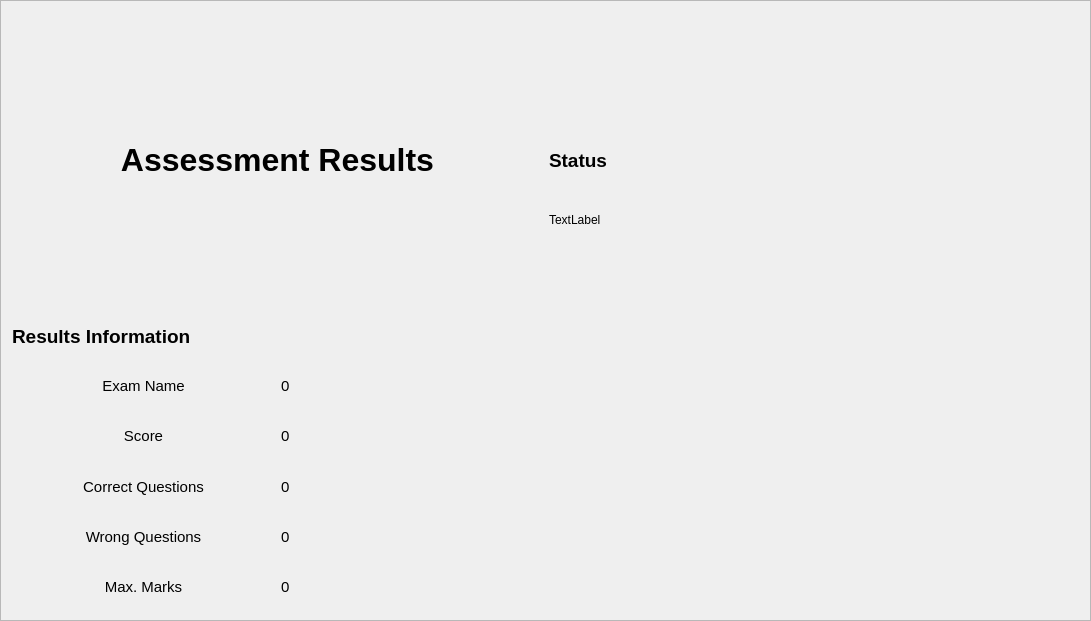
               <widget class="QFrame" name="frame_results">
                <property name="geometry">
                 <rect>
                  <x>0</x>
                  <y>0</y>
                  <width>1091</width>
                  <height>621</height>
                 </rect>
                </property>
                <property name="frameShape">
                 <enum>QFrame::StyledPanel</enum>
                </property>
                <property name="frameShadow">
                 <enum>QFrame::Raised</enum>
                </property>
                <layout class="QHBoxLayout" name="horizontalLayout_36">
                 <item>
                  <layout class="QHBoxLayout" name="horizontalLayout_35">
                   <item>
                    <layout class="QVBoxLayout" name="verticalLayout_19">
                     <item>
                      <layout class="QVBoxLayout" name="verticalLayout_21">
                       <item>
                        <widget class="QLabel" name="label_13">
                         <property name="minimumSize">
                          <size>
                           <width>0</width>
                           <height>200</height>
                          </size>
                         </property>
                         <property name="font">
                          <font>
                           <pointsize>24</pointsize>
                           <bold>true</bold>
                          </font>
                         </property>
                         <property name="text">
                          <string>Assessment Results</string>
                         </property>
                         <property name="alignment">
                          <set>Qt::AlignCenter</set>
                         </property>
                        </widget>
                       </item>
                       <item>
                        <layout class="QHBoxLayout" name="horizontalLayout_37">
                         <item>
                          <layout class="QVBoxLayout" name="verticalLayout_22">
                           <item>
                            <widget class="QLabel" name="label_21">
                             <property name="font">
                              <font>
                               <pointsize>14</pointsize>
                               <bold>true</bold>
                              </font>
                             </property>
                             <property name="text">
                              <string>Results Information</string>
                             </property>
                            </widget>
                           </item>
                           <item>
                            <widget class="QLabel" name="label_20">
                             <property name="font">
                              <font>
                               <pointsize>11</pointsize>
                              </font>
                             </property>
                             <property name="text">
                              <string>Exam Name</string>
                             </property>
                             <property name="alignment">
                              <set>Qt::AlignCenter</set>
                             </property>
                            </widget>
                           </item>
                           <item>
                            <widget class="QLabel" name="label_26">
                             <property name="font">
                              <font>
                               <pointsize>11</pointsize>
                              </font>
                             </property>
                             <property name="text">
                              <string>Score</string>
                             </property>
                             <property name="alignment">
                              <set>Qt::AlignCenter</set>
                             </property>
                            </widget>
                           </item>
                           <item>
                            <widget class="QLabel" name="label_28">
                             <property name="font">
                              <font>
                               <pointsize>11</pointsize>
                              </font>
                             </property>
                             <property name="text">
                              <string>Correct Questions</string>
                             </property>
                             <property name="alignment">
                              <set>Qt::AlignCenter</set>
                             </property>
                            </widget>
                           </item>
                           <item>
                            <widget class="QLabel" name="label_25">
                             <property name="font">
                              <font>
                               <pointsize>11</pointsize>
                              </font>
                             </property>
                             <property name="text">
                              <string>Wrong Questions</string>
                             </property>
                             <property name="alignment">
                              <set>Qt::AlignCenter</set>
                             </property>
                            </widget>
                           </item>
                           <item>
                            <widget class="QLabel" name="label_27">
                             <property name="font">
                              <font>
                               <pointsize>11</pointsize>
                              </font>
                             </property>
                             <property name="text">
                              <string>Max. Marks</string>
                             </property>
                             <property name="alignment">
                              <set>Qt::AlignCenter</set>
                             </property>
                            </widget>
                           </item>
                          </layout>
                         </item>
                         <item>
                          <layout class="QVBoxLayout" name="verticalLayout_23">
                           <item>
                            <widget class="QLabel" name="label_30">
                             <property name="text">
                              <string/>
                             </property>
                            </widget>
                           </item>
                           <item>
                            <widget class="QLabel" name="label_31">
                             <property name="font">
                              <font>
                               <pointsize>11</pointsize>
                              </font>
                             </property>
                             <property name="text">
                              <string>0</string>
                             </property>
                            </widget>
                           </item>
                           <item>
                            <widget class="QLabel" name="label_32">
                             <property name="font">
                              <font>
                               <pointsize>11</pointsize>
                              </font>
                             </property>
                             <property name="text">
                              <string>0</string>
                             </property>
                            </widget>
                           </item>
                           <item>
                            <widget class="QLabel" name="label_34">
                             <property name="font">
                              <font>
                               <pointsize>11</pointsize>
                              </font>
                             </property>
                             <property name="text">
                              <string>0</string>
                             </property>
                            </widget>
                           </item>
                           <item>
                            <widget class="QLabel" name="label_33">
                             <property name="font">
                              <font>
                               <pointsize>11</pointsize>
                              </font>
                             </property>
                             <property name="text">
                              <string>0</string>
                             </property>
                            </widget>
                           </item>
                           <item>
                            <widget class="QLabel" name="label_29">
                             <property name="font">
                              <font>
                               <pointsize>11</pointsize>
                              </font>
                             </property>
                             <property name="text">
                              <string>0</string>
                             </property>
                            </widget>
                           </item>
                          </layout>
                         </item>
                        </layout>
                       </item>
                      </layout>
                     </item>
                    </layout>
                   </item>
                   <item>
                    <layout class="QVBoxLayout" name="verticalLayout_20">
                     <item>
                      <widget class="QLabel" name="label_35">
                       <property name="text">
                        <string/>
                       </property>
                      </widget>
                     </item>
                     <item>
                      <widget class="QLabel" name="label_38">
                       <property name="text">
                        <string/>
                       </property>
                      </widget>
                     </item>
                     <item>
                      <widget class="QLabel" name="label_44">
                       <property name="font">
                        <font>
                         <pointsize>14</pointsize>
                         <bold>true</bold>
                        </font>
                       </property>
                       <property name="text">
                        <string>Status</string>
                       </property>
                      </widget>
                     </item>
                     <item>
                      <widget class="QLabel" name="label_42">
                       <property name="text">
                        <string>TextLabel</string>
                       </property>
                      </widget>
                     </item>
                     <item>
                      <widget class="QLabel" name="label_43">
                       <property name="text">
                        <string/>
                       </property>
                      </widget>
                     </item>
                     <item>
                      <widget class="QLabel" name="label_40">
                       <property name="text">
                        <string/>
                       </property>
                      </widget>
                     </item>
                     <item>
                      <widget class="QLabel" name="label_41">
                       <property name="text">
                        <string/>
                       </property>
                      </widget>
                     </item>
                     <item>
                      <widget class="QLabel" name="label_39">
                       <property name="text">
                        <string/>
                       </property>
                      </widget>
                     </item>
                     <item>
                      <widget class="QLabel" name="label_37">
                       <property name="text">
                        <string/>
                       </property>
                      </widget>
                     </item>
                     <item>
                      <widget class="QLabel" name="label_36">
                       <property name="text">
                        <string/>
                       </property>
                      </widget>
                     </item>
                    </layout>
                   </item>
                  </layout>
                 </item>
                </layout>
               </widget>
